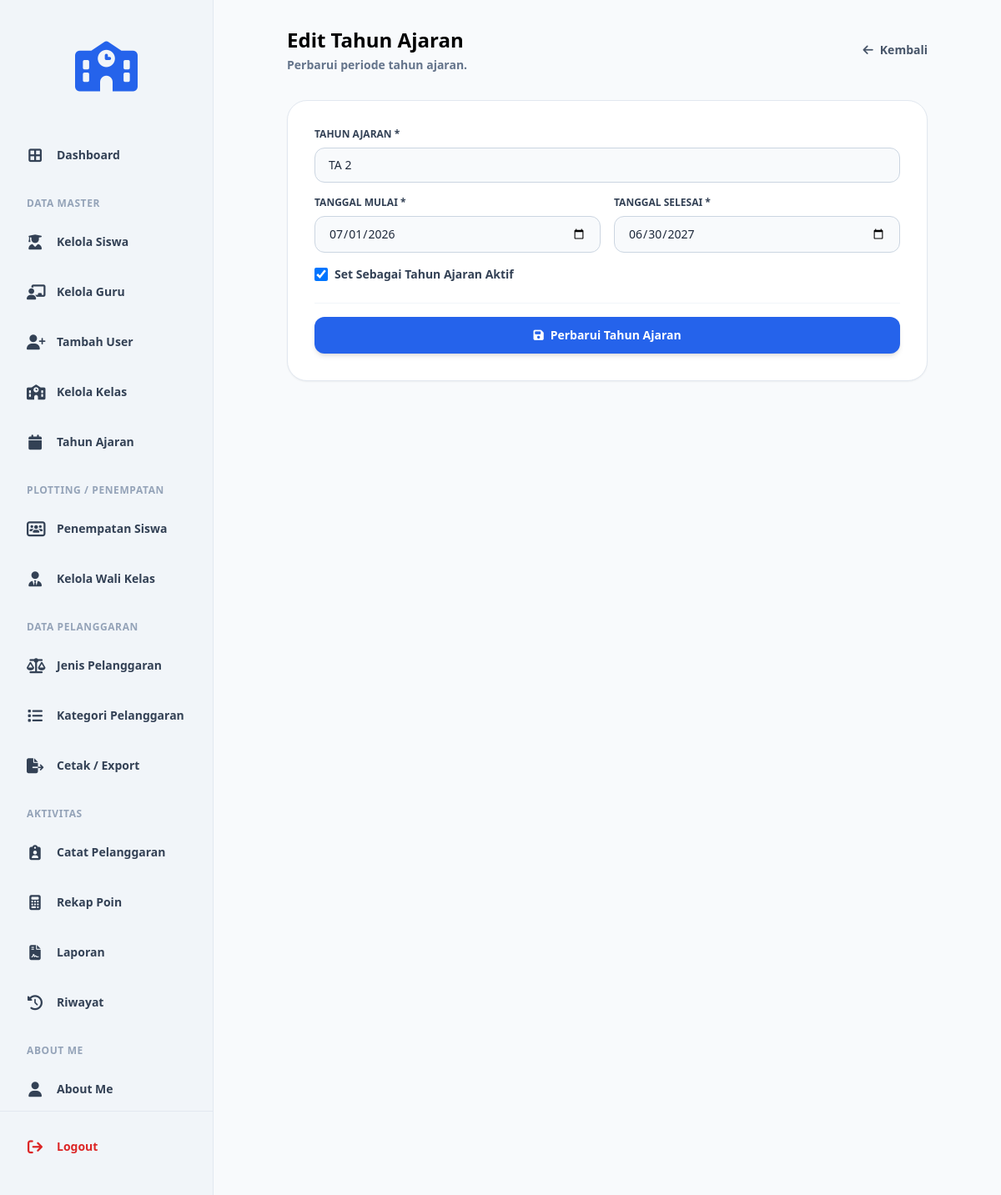
Screenshot of /edit_tahun_ajaran.php?id=2 (signed in) with the database file from the repository.
### tables this page shows
CREATE TABLE `t_tahun_ajaran` (
  `id` int(11) NOT NULL,
  `nama` varchar(20) DEFAULT NULL,
  `tanggal_mulai` date NOT NULL,
  `tanggal_selesai` date NOT NULL,
  `status_aktif` tinyint(1) NOT NULL,
  `created_at` timestamp NOT NULL DEFAULT current_timestamp(),
  `updated_at` timestamp NOT NULL DEFAULT current_timestamp()
);

### edit_tahun_ajaran.php (the view, shortened to what this page needs)
<?php
include 'config/koneksi.php';
$id = $_GET['id'] ?? null;
$query_data = mysqli_query($koneksi, "SELECT * FROM t_tahun_ajaran WHERE id = '$id'");
$data = mysqli_fetch_assoc($query_data);
?>
<!DOCTYPE html>
<html lang="id">
<head>
    <?php include 'layouts/head.php'; ?>
</head>
<body class="bg-slate-50 text-slate-800 font-sans min-h-screen flex">
    <?php include 'layouts/sidebar.php'; ?>
    <main class="flex-1 p-8 bg-slate-50 overflow-y-auto">
        <div class="flex justify-between items-center mb-8 max-w-3xl mx-auto">
            <div>
                <h1 class="text-2xl font-bold text-black">Edit Tahun Ajaran</h1>
                <p class="text-sm font-bold text-slate-500 mt-1">Perbarui periode tahun ajaran.</p>
            </div>
            <a href="kelola_tahun_ajaran.php" class="text-slate-600 hover:text-black font-bold text-sm flex items-center gap-2">
                <i class="fa-solid fa-arrow-left"></i> Kembali
            </a>
        </div>
        <div class="max-w-3xl mx-auto bg-white p-8 rounded-[1.5rem] shadow-sm border border-slate-200">
            <form method="POST" action="">
                <div class="mb-4">
                    <label class="block text-xs font-bold text-slate-700 mb-2">TAHUN AJARAN *</label>
                    <input type="text" name="nama" value="<?php echo htmlspecialchars($data['nama']); ?>" required class="w-full border border-slate-300 px-4 py-2.5 rounded-xl text-sm focus:border-blue-600 focus:outline-none bg-slate-50">
                </div>
                <div class="grid grid-cols-2 gap-4 mb-4">
                    <div>
                        <label class="block text-xs font-bold text-slate-700 mb-2">TANGGAL MULAI *</label>
                        <input type="date" name="tanggal_mulai" value="<?php echo $data['tanggal_mulai']; ?>" required class="w-full border border-slate-300 px-4 py-2.5 rounded-xl text-sm focus:border-blue-600 focus:outline-none bg-slate-50">
                    </div>
                    <div>
                        <label class="block text-xs font-bold text-slate-700 mb-2">TANGGAL SELESAI *</label>
                        <input type="date" name="tanggal_selesai" value="<?php echo $data['tanggal_selesai']; ?>" required class="w-full border border-slate-300 px-4 py-2.5 rounded-xl text-sm focus:border-blue-600 focus:outline-none bg-slate-50">
                    </div>
                </div>
                <div class="flex items-center gap-2 mb-6 mt-4">
                    <input type="checkbox" name="status_aktif" value="1" <?php echo $data['status_aktif'] == 1 ? 'checked' : ''; ?> class="w-4 h-4 text-blue-600 bg-slate-100 border-slate-300 rounded focus:ring-blue-500">
                    <label class="text-sm font-bold text-slate-700">Set Sebagai Tahun Ajaran Aktif</label>
                </div>
                <div class="pt-4 border-t border-slate-100">
                    <button type="submit" class="w-full bg-blue-600 hover:bg-blue-700 text-white font-bold py-3 px-6 rounded-xl text-sm shadow-md transition flex items-center justify-center gap-2">
                        <i class="fa-solid fa-save"></i> Perbarui Tahun Ajaran
                    </button>
                </div>
            </form>
        </div>
    </main>
</body>
</html>

### rows the page displays
t_tahun_ajaran: nama "TA 2", tanggal_mulai "07/01/2026", tanggal_selesai "06/30/2027", status_aktif "☑"
